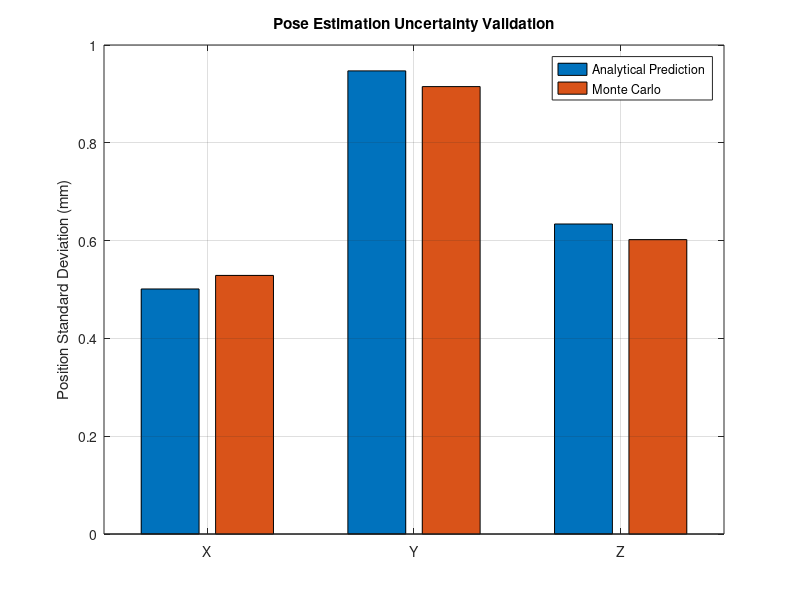

Write the MATLAB code that produced this figure. (Note: this script raises an error after producing the figure.)

%% A4 - Lesson 3.1
% Noiseless 6-DOF Forward Kinematics
% Gauss-Newton with world-frame rotation updates

clc;
clear;
close all;

%% 1. Fixed anchor points
% Paper 4 Table 1
% Original unit: cm

A_cm = [ 71.5   71.5  -71.5  -71.5   71.5   71.5  -71.5  -71.5;
    38    -38    -38     38     38    -38    -38     38;
    93     93     93     93      0      0      0      0];

% Convert cm to m
A = A_cm / 100;

%% 2. Local attachment points
% Paper 4 Table 1
% Original unit: cm

r_cm = [ 3.75   3.75  -3.75  -3.75   3.75   3.75  -3.75  -3.75;
    7.5   -7.5   -7.5    7.5    3.75  -3.75  -3.75   3.75;
    -3.75  -3.75  -3.75  -3.75   3.75   3.75   3.75   3.75];

% Convert cm to m
r = r_cm / 100;

%% 3. Platform pose
% Initial conditions from Section 5

P = [0.15; 0.15; 0.465];

R = eye(3);

%% 4. Define the true platform pose
P_true = P;
R_true = eye(3);

% Generate exact cable lengths
D_true = P_true + R_true*r - A;
L_true = vecnorm(D_true,2,1)';

%% 5. Define an initial pose estimate
% Translation starts 10 mm away from the true pose
P_est = P_true + [0.01; -0.01; 0.01];

% Initial orientation error: 2 degrees about X
theta0 = deg2rad(2);

R_est = [1 0 0;
    0 cos(theta0) -sin(theta0);
    0 sin(theta0)  cos(theta0)];
% 这里的P_est和R_est均为估计值estimation
% 后面通过迭代计算使得预测值接近于实际值 
% 通过残差控制迭代次数 


%% 6. Solver settings
% noise settings
rng(42);
% 假随机数42 为了论文能复现 
% 而且会使后面的randn生成一样的矩阵 

N_MC = 100;

sigma_L = 0.001;            % 1 mm standard deviation

% iter settings

max_iter = 20;
tol = 1e-10;

% storage 
residual_history = zeros(max_iter,1);

position_errors = zeros(3,N_MC);
rotation_errors = zeros(3,N_MC);

final_residuals = zeros(N_MC,1);
iteration_counts = zeros(N_MC,1);

%% 7. Monte Carlo loop
for n = 1 : N_MC
    %% Generate independent measurement noise
    noise = sigma_L * randn(8,1);

    L_meas = L_true + noise;


    %% Reset initial pose for every trial
    P_est = P_true + [0.01; -0.01; 0.01];

    theta0 = deg2rad(2);

    R_est = [1 0 0;
        0 cos(theta0) -sin(theta0);
        0 sin(theta0) cos(theta0)];

    %% a. Gauss-Newton iteration
    for k = 1: max_iter
        % World-frame attachment vectors
        r_world = R_est*r;

        % Current predicted cable vectors
        D_current = P_est + r_world - A;

        % Predicted cable lengths
        L_pred = vecnorm(D_current,2,1)';

        % Measurement residual: measured minus predicted
        residual = L_meas - L_pred;

        % Unit cable directions
        e = D_current ./ vecnorm(D_current,2,1);

        % Current 8x6 measurement Jacobian
        H_current = [e', cross(r_world,e,1)'];

        % Check local observability
        assert(rank(H_current)==6, ...
            'Measurement Jacobian is rank deficient.');

        % Least-squares pose increment
        delta_q = H_current \ residual;
        % 得到的 Delta q 是一个 6 × 1 的向量：
        % 前 3 个分量是平移增量，后 3 个分量是世界坐标系下的微小旋转向量 delta \omega。

        % Update translation
        P_est = P_est + delta_q(1:3);

        % Extract world-frame rotation increment
        delta_w = delta_q(4:6);

        angle = norm(delta_w);

        % Update rotation using Rodrigues formula
        if angle > 0

            axis_vector = delta_w / angle;

            K = [0 -axis_vector(3) axis_vector(2);
                axis_vector(3) 0 -axis_vector(1);
                -axis_vector(2) axis_vector(1) 0];

            R_delta = eye(3) ...
                + sin(angle)*K ...
                + (1-cos(angle))*(K*K);

            R_est = R_delta*R_est;

        end

        % Record pre-update residual
        residual_history(k) = norm(residual);

        fprintf('Iteration %d: residual = %.3e m\n', ...
            k,residual_history(k));

        % Stop when the pose increment is small
        if norm(delta_q) < tol
            break;
        end
    end

    %% store position erros
    position_errors(:,n) = P_est - P_true;

    %% Store small rotation error vector
    % R_true = eye(3) in this experiment
    R_diff = R_est*R_true';
    % R_est = R_diff * R_true 
 
    c = (trace(R_diff)-1)/2;
    % c是旋转角 alpha
    % 任何旋转矩阵 R 的迹-trace（主对角线元素之和）与等效旋转角 $\alpha$ 
    % 满足以下定理：trace(R_diff) = 1 + 2cos(alpha)
    c = max(-1,min(1,c));

    alpha = acos(c);
    %对余弦值 c 取反余弦函数arccos

    vee_part = [R_diff(3,2)-R_diff(2,3);
        R_diff(1,3)-R_diff(3,1);
        R_diff(2,1)-R_diff(1,2)];

    if alpha < 1e-7
        rot_error_vec = 0.5*vee_part;
    else
        rot_error_vec = alpha/(2*sin(alpha))*vee_part;
    end

    rotation_errors(:,n) = rot_error_vec;

    % 把一个抽象的姿态矩阵变化，拆解并输出为
    % rotation_errors = [X轴偏转角, Y轴偏转角, Z轴偏转角]

    %% Final residual after updating pose

    L_final = vecnorm(P_est + R_est*r - A,2,1)';

    final_residuals(n) = norm(L_meas - L_final);

    iteration_counts(n) = k;

end

%% 8. Compute final estimation errors

% position estimation error 
position_error_mm = norm(P_est-P_true)*1000;

% Rotation estimation error
R_error = R_est*R_true';
cos_angle = (trace(R_error)-1)/2;
cos_angle = max(-1,min(1,cos_angle));
rotation_error_deg = rad2deg(acos(cos_angle));

% final predicted cable length 
D_final = P_est + R_est*r - A;
L_final = vecnorm(D_final,2,1)';

% Residual relative to measured lengths
final_residual = L_meas-L_final;
residual_norm_mm = norm(final_residual)*1000;


%% 6. Display results

disp('True position (m):');
disp(P_true);

disp('Estimated position (m):');
disp(P_est);

fprintf('Position error = %.6f mm\n', ...
    position_error_mm);

fprintf('Rotation error = %.6f deg\n', ...
    rotation_error_deg);

fprintf('Final cable length residual = %.3e mm\n', ...
    residual_norm_mm);

fprintf('Iterations completed = %d\n',k);

%% A4 - Lesson 4.1
% Pose Estimation Covariance

%% 1. Measurement noise covariance
sigma_L = 0.001; % 1mm
V = sigma_L^2 * eye(8);
% 表明系统中共有 8 个独立的测量通道，
% 每个通道的测量方差均相同（为 sigma_L^2 = 10^{-6} m^2）

%% 2. Pose covariance
% Use the Jacobian at the current reference pose
H_cov = H_current;

% Information matrix
F = H_cov' * (V \ H_cov);
% 计算费雪信息矩阵（Fisher Information Matrix, F），
% 数学公式为 F = H^T V^{-1} H。

% Covariance matrix
P_cov = F \ eye(6);

%% 3. Standard deviations
std_pose = sqrt(diag(P_cov));
% 取 P_cov 主对角线上的 6 个方差值开平方根，
% 提取出 6 个姿态参数的标准差 sigma。

% Position uncertainty in mm
std_position_mm = std_pose(1:3)*1000;
% 截取前 3 个位置标准差（$x, y, z$），
% 乘以 1000 从米（m）转换为毫米（mm）。

% Rotation uncertainty in degrees
std_rotation_deg = rad2deg(std_pose(4:6));
%截取后 3 个姿态角标准差（姿态角），
% 调用 rad2deg 函数从弧度（rad）转换为角度（deg）。

%% 4. Calculate empirical standard deviations

std_position_MC = std(position_errors,0,2)*1000;

std_rotation_MC = rad2deg(std(rotation_errors,0,2));

%% 5. Covariance predictions from Lesson 4.1

std_position_pred = sqrt(diag(P_cov(1:3,1:3)))*1000;

std_rotation_pred = ...
    rad2deg(sqrt(diag(P_cov(4:6,4:6))));

%% 6. Display comparison

disp('Predicted position std (mm):');
disp(std_position_pred);

disp('Monte Carlo position std (mm):');
disp(std_position_MC);

disp('Predicted rotation std (deg):');
disp(std_rotation_pred);

disp('Monte Carlo rotation std (deg):');
disp(std_rotation_MC);

fprintf('Mean final residual = %.4f mm\n', ...
    mean(final_residuals)*1000);

fprintf('Mean iteration count = %.2f\n', ...
    mean(iteration_counts));


%% A4 - Lesson 4.2 Visualization
% Predicted vs Monte Carlo position uncertainty

figure;

values = [std_position_pred, std_position_MC];

bar(values);

set(gca,'XTickLabel',{'X','Y','Z'});

ylabel('Position Standard Deviation (mm)');

legend('Analytical Prediction','Monte Carlo', ...
    'Location','best');

title('Pose Estimation Uncertainty Validation');

grid on;


%% A4 - Lesson 4.3
% RMSE, Bias and 3-sigma coverage

%% 1. Position errors in mm

E_pos = position_errors * 1000;

%% 2. Rotation errors in degrees

E_rot = rad2deg(rotation_errors);

%% 3. Calculate Bias

bias_pos = mean(E_pos,2);
bias_rot = mean(E_rot,2);

%% 4. Calculate RMSE for each component

rmse_pos = sqrt(mean(E_pos.^2,2));
rmse_rot = sqrt(mean(E_rot.^2,2));

%% 5. Predicted three-sigma bounds

bound_pos = 3*std_position_pred;
bound_rot = 3*std_rotation_pred;

%% 6. Empirical three-sigma coverage
% Each row corresponds to one pose component

coverage_pos = mean(abs(E_pos) <= bound_pos,2)*100;
coverage_rot = mean(abs(E_rot) <= bound_rot,2)*100;

%% 7. Display comparison

PositionResults = table( ...
    ["X";"Y";"Z"], ...
    bias_pos, rmse_pos, ...
    std_position_pred, std_position_MC, ...
    bound_pos, coverage_pos, ...
    'VariableNames', ...
    {'Axis','Bias_mm','RMSE_mm', ...
    'PredStd_mm','MCStd_mm', ...
    'Bound3Sigma_mm','Coverage_pct'});

RotationResults = table( ...
    ["RotX";"RotY";"RotZ"], ...
    bias_rot, rmse_rot, ...
    std_rotation_pred, std_rotation_MC, ...
    bound_rot, coverage_rot, ...
    'VariableNames', ...
    {'Axis','Bias_deg','RMSE_deg', ...
    'PredStd_deg','MCStd_deg', ...
    'Bound3Sigma_deg','Coverage_pct'});

disp('Position error statistics:');
disp(PositionResults);

disp('Rotation error statistics:');
disp(RotationResults);



%% A4 - Lesson 4.4
% Normalized Estimation Error Squared (NEES)

%% 1. Combine six-dimensional estimation errors

E_pose = [position_errors; rotation_errors];

N_MC = size(E_pose,2);

%% 2. Compute NEES for each trial

NEES = zeros(N_MC,1);

for n = 1:N_MC

    e_q = E_pose(:,n);

    NEES(n) = e_q' * (P_cov \ e_q);

end

%% 3. Average NEES

ANEES = mean(NEES);

fprintf('Average NEES = %.4f\n',ANEES);

fprintf('Theoretical expected NEES = 6\n');


%% A4 - Lesson 4.4B
% Understand histogram bins and frequencies

figure;

h = histogram(NEES,15);

xline(6,'r--','Expected mean = 6');

xlabel('NEES');
ylabel('Frequency');
title('NEES Histogram - 15 Bins');
grid on;

%% Extract bin information

bin_edges = h.BinEdges;
bin_counts = h.Values;

%% Display frequencies

BinStart = bin_edges(1:end-1)';
BinEnd = bin_edges(2:end)';
Frequency = bin_counts';

BinTable = table(BinStart,BinEnd,Frequency);

disp('NEES histogram bin statistics:');
disp(BinTable);

%% Check sample count

fprintf('Number of bins = %d\n',numel(bin_counts));
fprintf('Total observations = %d\n',sum(bin_counts));
fprintf('Number of Monte Carlo trials = %d\n',numel(NEES));


%% A4 - Lesson 4.5
% ANEES statistical consistency test
% 对蒙特卡洛仿真结果进行 ANEES（Average Normalized Estimation Error Squared，平均归一化估计误差平方）一致性检验，
% 用卡方分布（$\chi^2$ 分布）来严格判定：算法算出的理论协方差 $P_{\text{cov}}$ 是否真实反映了实际的估计误差。

%% 1. Parameters

N = length(NEES);
n_dof = 6;

alpha = 0.05;

%% 2. Chi-square confidence bounds
% Requires Statistics and Machine Learning Toolbox

lower_bound = chi2inv(alpha/2, n_dof*N) / N;

upper_bound = chi2inv(1-alpha/2, n_dof*N) / N;

%% 3. Average NEES

ANEES = mean(NEES);

%% 4. Consistency decision

is_consistent = ...
    (ANEES >= lower_bound) && ...
    (ANEES <= upper_bound);

%% 5. Display results

fprintf('Number of trials = %d\n',N);
fprintf('Expected ANEES = %d\n',n_dof);

fprintf('Actual ANEES = %.4f\n',ANEES);

fprintf('95%% lower bound = %.4f\n',lower_bound);
fprintf('95%% upper bound = %.4f\n',upper_bound);

fprintf('Consistency test passed = %d\n',is_consistent);
